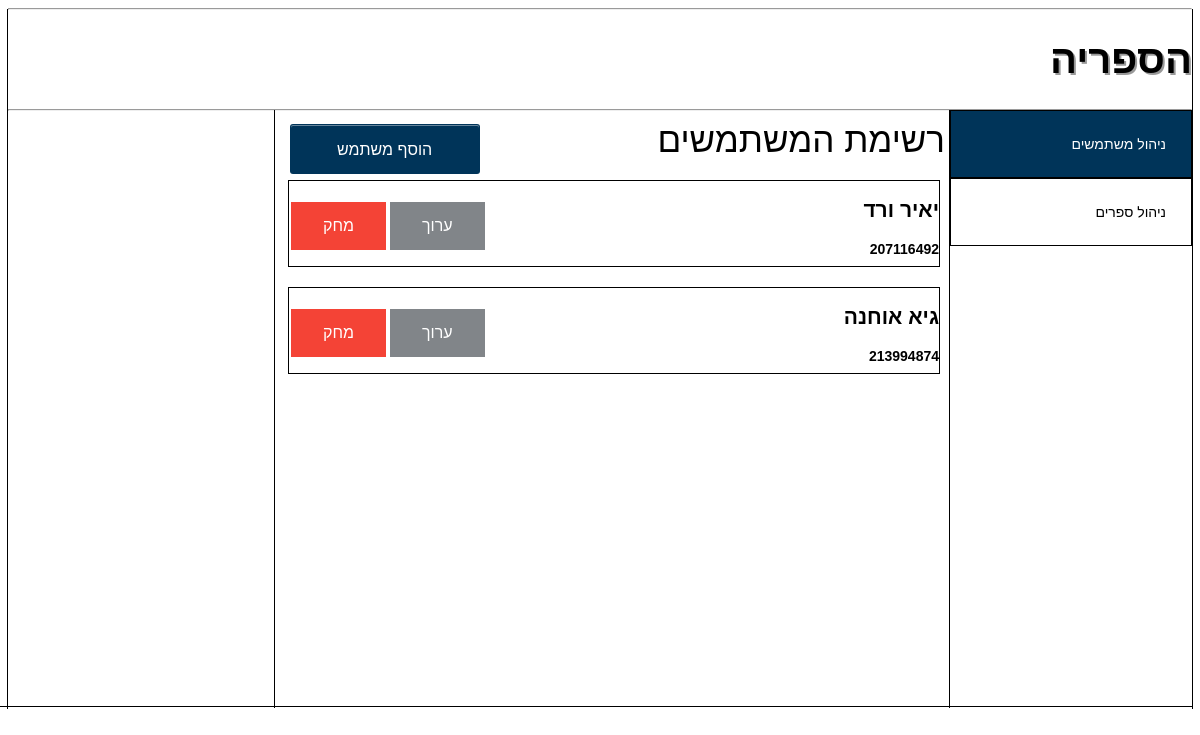
The app's page /, older data.
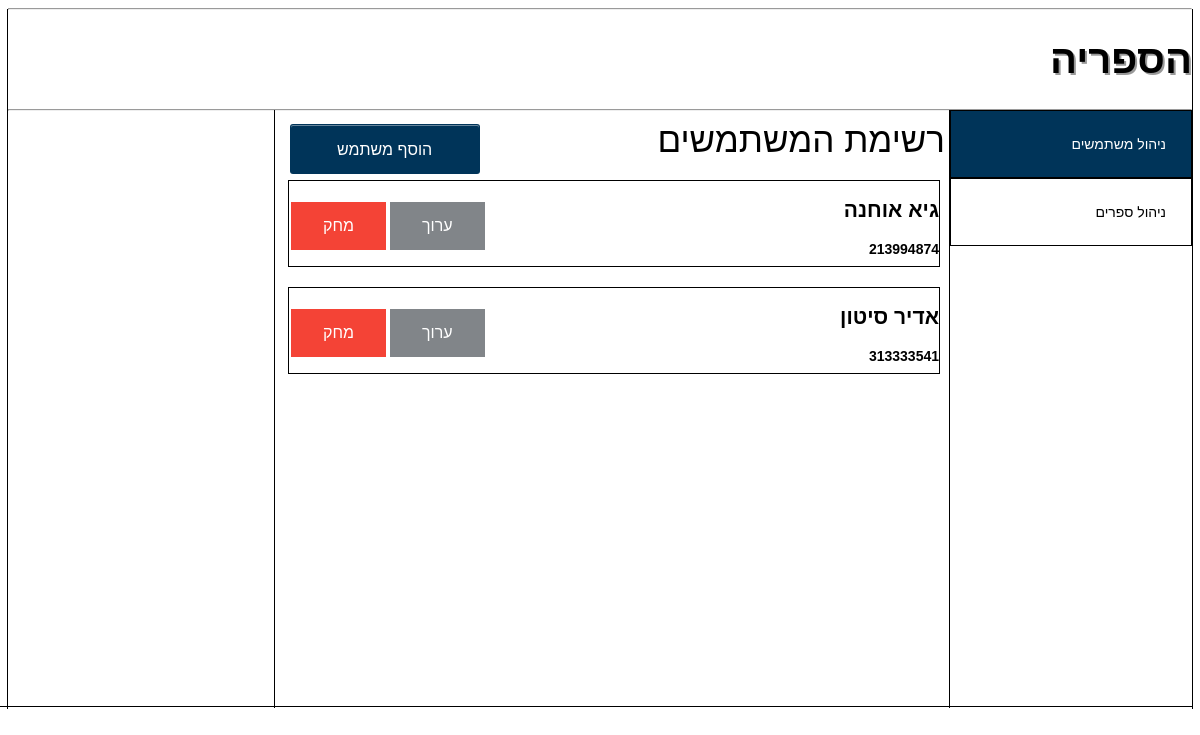
The same page, newer data.
### mylibrary/models.py (models this page shows)
class Person(models.Model):
    person_id = models.IntegerField(primary_key=True)
    first_name = models.CharField(max_length=100)
    last_name = models.CharField(max_length=100)

### mylibrary/views.py (the view)
# urls.py: path('',views.index, name = "index" ),
def index(request):
    books = Book.objects.all()
    persons = Person.objects.all()
    return render(request,"index.html",{"Books": books, "Persons": persons})

### mylibrary/templates/index.html (shortened to what this page needs)
<!DOCTYPE html>
<html lang="en">
    <head>
		{% load static %}
		<link rel = "stylesheet" href = {% static 'CSS\mystyle.css' %} >
    </head>
        <body>
        <hr>
        <h1 class = "title">הספריה<h1>
        <hr>
        <h1 class = "layout">
            <h1 class = "vline1"><h1>
            <h1 class = "vline2"><h1>
            <h1 class = "bottomline"><h1>
            <h1 class = "vline3"><h1>
            <h1 class = "vline4"><h1>
        <h1>
        <div id="container1">
            <button data-page="container2" class="button" id = "button1" style="vertical-align:middle"><span>ניהול משתמשים </span></button>
            <button data-page="container3" class= "button" id = "button2"style="vertical-align:middle"><span>ניהול ספרים </span></button>
        </div>
        <div id="container2">
            רשימת המשתמשים
            <a href="/add_person"><button class="add_person_btn" >הוסף משתמש</button></a>
            <br>
            {% for person in Persons %}
            <div class="person_button">
                <h2 class ="text_in_person">{{ person.first_name}} {{person.last_name}}
                    <a href="/delete_person/{{ person.person_id }}"><button class="delete_button" >מחק</button></a>
                    <a href="/update_person/{{person.person_id}}"><button class="update_button" >ערוך</button></a>
                </h2>
                <h4 class ="" >{{person.person_id}}</h4>
            </div>
            {% endfor %}
        </div>
        <div class = "book_containers">
            {%for book in Books%}
            <br>
            {%endfor%}
        </div>
    </body>
</html>

### mylibrary/static/CSS/mystyle.css (style rules this page uses)
.title { direction: rtl; font-size: 40px; font-family: Arial, Times, serifs; text-shadow: 2px 2px rgba(0, 0, 0, 0.4) ; }
.vline1 { border-left: 1px solid black; height: 700px; position: absolute; left: 7px; margin-top: 9px; top: 0; }
.vline2 { border-right: 1px solid black; height: 700px; position: absolute; right: 7px; margin-top: 9px; top: 0; }
.vline3 { border-right: 1px solid black; height: 598px; position: absolute; right: 250px; margin-top: 110px; top: 0; }
.vline4 { border-right: 1px solid black; height: 598px; position: absolute; right: 925px; margin-top: 110px; top: 0; }
.bottomline { border-bottom: 1px solid black; width: 1522px; height: 47px; position: absolute; right: 7px; margin-top:527px; }
#container1 { direction: rtl; position: absolute; right: 3px; margin-top:-27px; }
.button { display: inline-block; border: 1px solid black; background-color: #ffffff; color: #000000; text-align: right; font-size: 14px; padding: 25px; width: 242px; transition: all 0.1s; cursor: pointer; margin: 5px; position:absolute; }
.button span { cursor: pointer; display: inline-block; position: relative; transition: 0.3s; }
.button span:after { content: '\00bb'; position: absolute; opacity: 0; top: 0; right: -20px; transition: 0.5s; }
#button2 { top: 68px; }
#container2 { display: none; direction: rtl; position: absolute; right: 255px; top:120px; font-size: 35px; font-family: Arial, Times, serifs; font-weight: normal; }
.person_button { margin: auto 5px; border: 1px solid black; text-align: right; font-size: 14px; padding-bottom: 25px; width: 650px; height: 60px ; margin-bottom: 10px; margin-top: 20px; }
.delete_button { margin: auto 5px; background-color: #f44336; border: none; color: white; padding: 15px 32px; text-align: center; text-decoration: none; font-size: 16px; margin: 4px 2px; cursor: pointer; float: left; }
.update_button { background-color: #818589 ; border: none; color: white; padding: 15px 32px; text-align: center; text-decoration: none; font-size: 16px; margin: 4px 2px; cursor: pointer; float: left; }
.add_person_btn { background-color: #003459; border: 1px solid transparent; border-radius: 3px; box-shadow: rgba(255, 255, 255, .4) 0 1px 0 0 inset; box-sizing: border-box; color: #fff; cursor: pointer; display: inline-block; font-family: -apple-system,system-ui,"Segoe UI","Liberation Sans",sans-serif; font-size: 13px; font-weight: 400; line-height: 1.15385; margin: 0; outline: none; padding: 8px .8em; position: relative; text-align: center; text-decoration: none; user-select: none; -webkit-user-select: none; touch-action: manipulation; vertical-align: baseline; white-space: nowrap; position: absolute; right: 70%; padding: 15px 32px; text-align: center; text-decoration: none; font-size: 16px; margin: 4px 2px; width: 190px; }

Row changes from the older to the newer data that the page shows:
removed Person: first_name "יאיר", last_name "ורד", person_id "207116492"
added Person: first_name "אדיר", last_name "סיטון", person_id "313333541"
